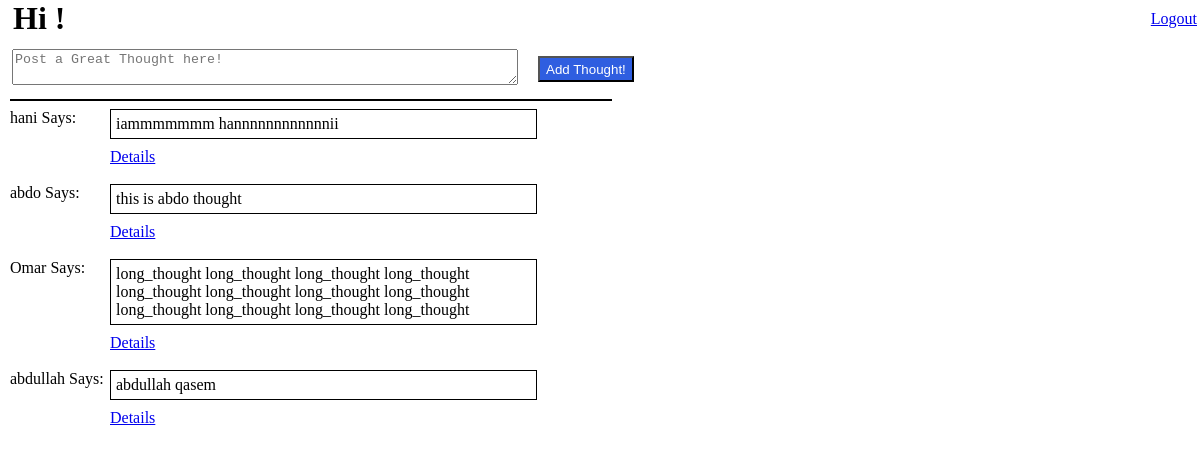
The page /thoughts on the database its author committed.
### reglog/models.py (models this page shows)
class thought(models.Model):
    thought = models.TextField(null = True)
    users = models.ManyToManyField(user, related_name="thoughts")
    posted_by = models.ForeignKey(user, related_name="posted_thoughts", on_delete = models.CASCADE)
    created_at = models.DateTimeField(auto_now_add=True)
    updated_at = models.DateTimeField(auto_now=True)
    objects = userManager()

class user(models.Model):
    first_name = models.CharField(max_length=255)
    last_name = models.CharField(max_length=255)
    email = models.CharField(max_length=255)
    password = models.CharField(max_length=255)
    created_at = models.DateTimeField(auto_now_add=True)
    updated_at = models.DateTimeField(auto_now=True)
    objects = userManager()

### reglog/views.py (the view)
# urls.py: path('thoughts', views.thoughts),
def thoughts(request):
    context ={
        'user': user.objects.all(),
        'thoughts': thought.objects.all()
    }
    return render(request,"welcome.html",context)

### reglog/templates/welcome.html (shortened to what this page needs)
<!DOCTYPE html>
<html lang="en">
<head>
    {% load staticfiles %}
    <link rel="stylesheet" href="{% static 'CSS/welcome.css' %}" />
</head>
<body>
    <header>
        <h1>Hi {{ request.session.first_name }} {{ request.session.last_name }}!</h1>
        <a href="/logout">Logout</a>
    </header>
    <main>
        <form action="/add_thought" method="POST">
            <p><textarea name="thought" placeholder="Post a Great Thought here!" required></textarea></p>
            <button class="add" type="submit">Add Thought!</button>
        </form>
    </main>
    <hr>
    {% for thought in thoughts %}
    <div class="posted_thoughts">
        <p class="posted_by">{{thought.posted_by.first_name}} Says:</p>
        <div class="thoughts_divs">
            {{thought.thought}}
        </div>
    </div>
    <a class="details" href="thoughts/{{thought.id}}">Details</a>
    <br><br>
    {% endfor %}
</body>
</html>

### reglog/static/CSS/welcome.css (style rules this page uses)
* { margin: 0; }
main { padding: 2px; }
header { display: flex; justify-content: space-between; align-items: center; padding: 0px 3px; margin-left: 10px; margin-bottom: 10px; }
h1 { margin-right: 700px; }
hr { border: 1px solid black; margin: 8px 0px 8px 10px; width: 600px; }
textarea { width: 500px; height: auto; display: inline; margin-right: 20px; }
form { margin-left: 10px; display: flex; align-items: center; }
.add { height: 26px; background-color: rgb(47, 94, 224); color: white; }
.thoughts_divs { border: 1px solid black; padding: 5px; width: 415px; height: auto; }
.posted_thoughts { display: flex; margin-bottom: 9px; }
.posted_by { margin-left: 10px; width: 100px; }
.details { margin-left: 110px; }

### rows shown on the page
thought: posted_by.first_name "hani", thought "iammmmmmm hannnnnnnnnnnnii"
thought: posted_by.first_name "abdo", thought "this is abdo thought"
thought: posted_by.first_name "Omar", thought "long_thought long_thought long_thought long_thought long_thought long_thought long_thought long_thought long_thought long_thought long_thought long_thought"
thought: posted_by.first_name "abdullah", thought "abdullah qasem"
